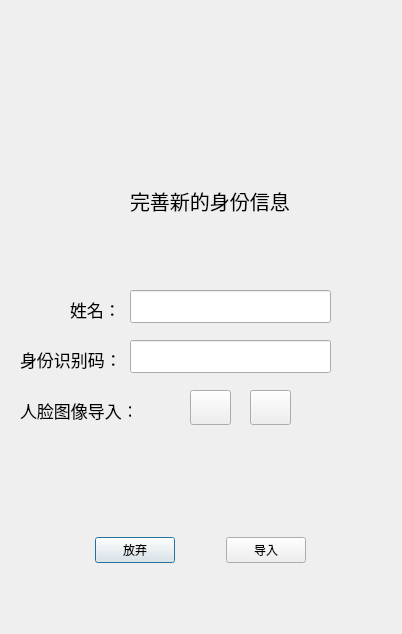
<?xml version="1.0" encoding="UTF-8"?>
<ui version="4.0">
 <class>Dialog</class>
 <widget class="QDialog" name="Dialog">
  <property name="geometry">
   <rect>
    <x>0</x>
    <y>0</y>
    <width>402</width>
    <height>634</height>
   </rect>
  </property>
  <property name="windowTitle">
   <string>导入新的信息</string>
  </property>
  <widget class="QWidget" name="horizontalLayoutWidget">
   <property name="geometry">
    <rect>
     <x>50</x>
     <y>510</y>
     <width>301</width>
     <height>80</height>
    </rect>
   </property>
   <layout class="QHBoxLayout" name="horizontalLayout_2">
    <item>
     <widget class="QPushButton" name="button_Abandon">
      <property name="sizePolicy">
       <sizepolicy hsizetype="Fixed" vsizetype="Fixed">
        <horstretch>0</horstretch>
        <verstretch>0</verstretch>
       </sizepolicy>
      </property>
      <property name="text">
       <string>放弃</string>
      </property>
     </widget>
    </item>
    <item>
     <widget class="QPushButton" name="button_Continue">
      <property name="sizePolicy">
       <sizepolicy hsizetype="Fixed" vsizetype="Fixed">
        <horstretch>0</horstretch>
        <verstretch>0</verstretch>
       </sizepolicy>
      </property>
      <property name="text">
       <string>导入</string>
      </property>
     </widget>
    </item>
   </layout>
  </widget>
  <widget class="QLabel" name="label">
   <property name="geometry">
    <rect>
     <x>150</x>
     <y>50</y>
     <width>111</width>
     <height>111</height>
    </rect>
   </property>
   <property name="text">
    <string/>
   </property>
   <property name="pixmap">
    <pixmap resource="pyqt_resorce_file.qrc">:/home/knomori/Desktop/RaspberryPi_PTZControl_FaceRecognition/PC_END/OriginalUI/添加新的人信息.png</pixmap>
   </property>
   <property name="scaledContents">
    <bool>true</bool>
   </property>
  </widget>
  <widget class="QLabel" name="label_2">
   <property name="geometry">
    <rect>
     <x>130</x>
     <y>180</y>
     <width>181</width>
     <height>41</height>
    </rect>
   </property>
   <property name="font">
    <font>
     <pointsize>15</pointsize>
    </font>
   </property>
   <property name="text">
    <string>完善新的身份信息</string>
   </property>
  </widget>
  <widget class="QLineEdit" name="edit_Name">
   <property name="geometry">
    <rect>
     <x>130</x>
     <y>290</y>
     <width>201</width>
     <height>33</height>
    </rect>
   </property>
   <property name="inputMethodHints">
    <set>Qt::ImhNone</set>
   </property>
  </widget>
  <widget class="QLabel" name="label_3">
   <property name="geometry">
    <rect>
     <x>70</x>
     <y>300</y>
     <width>51</width>
     <height>19</height>
    </rect>
   </property>
   <property name="font">
    <font>
     <pointsize>13</pointsize>
    </font>
   </property>
   <property name="text">
    <string>姓名：</string>
   </property>
  </widget>
  <widget class="QLineEdit" name="edit_IdentityCodes">
   <property name="geometry">
    <rect>
     <x>130</x>
     <y>340</y>
     <width>201</width>
     <height>33</height>
    </rect>
   </property>
   <property name="inputMethodHints">
    <set>Qt::ImhNone</set>
   </property>
  </widget>
  <widget class="QLabel" name="label_4">
   <property name="geometry">
    <rect>
     <x>20</x>
     <y>350</y>
     <width>101</width>
     <height>19</height>
    </rect>
   </property>
   <property name="font">
    <font>
     <pointsize>13</pointsize>
    </font>
   </property>
   <property name="text">
    <string>身份识别码：</string>
   </property>
  </widget>
  <widget class="QLabel" name="label_5">
   <property name="geometry">
    <rect>
     <x>20</x>
     <y>400</y>
     <width>111</width>
     <height>21</height>
    </rect>
   </property>
   <property name="font">
    <font>
     <pointsize>13</pointsize>
    </font>
   </property>
   <property name="text">
    <string>人脸图像导入：</string>
   </property>
  </widget>
  <widget class="QPushButton" name="button_FromFile">
   <property name="geometry">
    <rect>
     <x>190</x>
     <y>390</y>
     <width>41</width>
     <height>35</height>
    </rect>
   </property>
   <property name="toolTip">
    <string>从文件导入</string>
   </property>
   <property name="toolTipDuration">
    <number>-1</number>
   </property>
   <property name="text">
    <string/>
   </property>
   <property name="icon">
    <iconset resource="pyqt_resorce_file.qrc">
     <normaloff>:/home/knomori/Desktop/RaspberryPi_PTZControl_FaceRecognition/PC_END/OriginalUI/文件夹.png</normaloff>:/home/knomori/Desktop/RaspberryPi_PTZControl_FaceRecognition/PC_END/OriginalUI/文件夹.png</iconset>
   </property>
   <property name="iconSize">
    <size>
     <width>18</width>
     <height>18</height>
    </size>
   </property>
  </widget>
  <widget class="QPushButton" name="button_FromCamera">
   <property name="geometry">
    <rect>
     <x>250</x>
     <y>390</y>
     <width>41</width>
     <height>35</height>
    </rect>
   </property>
   <property name="toolTip">
    <string>开始拍照</string>
   </property>
   <property name="text">
    <string/>
   </property>
   <property name="icon">
    <iconset resource="pyqt_resorce_file.qrc">
     <normaloff>:/home/knomori/Desktop/RaspberryPi_PTZControl_FaceRecognition/PC_END/OriginalUI/照相机.png</normaloff>:/home/knomori/Desktop/RaspberryPi_PTZControl_FaceRecognition/PC_END/OriginalUI/照相机.png</iconset>
   </property>
   <property name="iconSize">
    <size>
     <width>19</width>
     <height>19</height>
    </size>
   </property>
  </widget>
  <widget class="QLabel" name="label_show_status">
   <property name="geometry">
    <rect>
     <x>10</x>
     <y>610</y>
     <width>341</width>
     <height>19</height>
    </rect>
   </property>
   <property name="text">
    <string/>
   </property>
  </widget>
  <widget class="QLabel" name="label_showName_icon">
   <property name="geometry">
    <rect>
     <x>340</x>
     <y>290</y>
     <width>28</width>
     <height>28</height>
    </rect>
   </property>
   <property name="text">
    <string/>
   </property>
   <property name="pixmap">
    <pixmap resource="pyqt_resorce_file.qrc">:/home/knomori/Desktop/RaspberryPi_PTZControl_FaceRecognition/PC_END/OriginalUI/提示.png</pixmap>
   </property>
   <property name="scaledContents">
    <bool>true</bool>
   </property>
  </widget>
  <widget class="QLabel" name="label_showID_icon">
   <property name="geometry">
    <rect>
     <x>340</x>
     <y>340</y>
     <width>28</width>
     <height>28</height>
    </rect>
   </property>
   <property name="text">
    <string/>
   </property>
   <property name="pixmap">
    <pixmap resource="pyqt_resorce_file.qrc">:/home/knomori/Desktop/RaspberryPi_PTZControl_FaceRecognition/PC_END/OriginalUI/提示.png</pixmap>
   </property>
   <property name="scaledContents">
    <bool>true</bool>
   </property>
  </widget>
  <widget class="QLabel" name="label_showImg_icon">
   <property name="geometry">
    <rect>
     <x>340</x>
     <y>390</y>
     <width>28</width>
     <height>28</height>
    </rect>
   </property>
   <property name="text">
    <string/>
   </property>
   <property name="pixmap">
    <pixmap resource="pyqt_resorce_file.qrc">:/home/knomori/Desktop/RaspberryPi_PTZControl_FaceRecognition/PC_END/OriginalUI/提示.png</pixmap>
   </property>
   <property name="scaledContents">
    <bool>true</bool>
   </property>
  </widget>
 </widget>
 <resources>
  <include location="pyqt_resorce_file.qrc"/>
 </resources>
 <connections/>
</ui>
